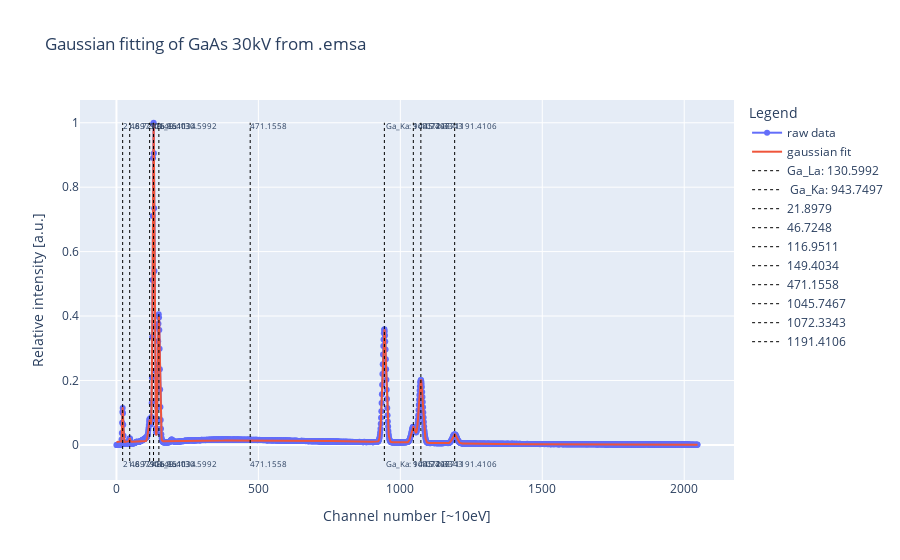

The notebook cell this image was saved under:
### Code cell
# plot using the following function, see helper_files/plotting.py

fig_fit = plotly_plot(
    s['channel'], s['intensity'], y_fit=s['intensity_fit'], vlines=s['peaks_channel'], vlines_name=s['peaks_names'],  title=f"Gaussian fitting of {s['plot_title']}",
)
# comment in the line below to add the fit of each peak as its own line
# fig_fit = plotly_plot(x=s['channel'], fig=fig_fit, fit_params=s['fit_params'])  
fig_fit.show()

### Figure 1 — Plotly figure (JSON) as saved in the notebook; plotly's stock layout.template omitted (floating-point values rounded to 4 significant figures; data arrays with more than 128 entries replaced by an {"elided": "..."} marker saying what was removed)
{"data": [{"mode": "lines+markers", "name": "raw data", "textfont": {"size": 8}, "type": "scatter", "x": {"elided": "2048 int values"}, "y": {"elided": "2048 float values"}}, {"mode": "lines", "name": "gaussian fit", "textfont": {"size": 8}, "type": "scatter", "x": {"elided": "2048 int values"}, "y": {"elided": "2048 float values"}}, {"line": {"dash": "dot", "width": 1}, "marker": {"color": "black"}, "mode": "lines+text", "name": "Ga_La: 130.5992", "text": ["Ga_La: 130.5992", "Ga_La: 130.5992"], "textfont": {"size": 8}, "textposition": "bottom right", "type": "scatter", "x": [130.6, 130.6], "y": [-0.05, 1]}, {"line": {"dash": "dot", "width": 1}, "marker": {"color": "black"}, "mode": "lines+text", "name": " Ga_Ka: 943.7497", "text": [" Ga_Ka: 943.7497", " Ga_Ka: 943.7497"], "textfont": {"size": 8}, "textposition": "bottom right", "type": "scatter", "x": [943.7, 943.7], "y": [-0.05, 1]}, {"line": {"dash": "dot", "width": 1}, "marker": {"color": "black"}, "mode": "lines+text", "name": "21.8979", "text": ["21.8979", "21.8979"], "textfont": {"size": 8}, "textposition": "bottom right", "type": "scatter", "x": [21.9, 21.9], "y": [-0.05, 1]}, {"line": {"dash": "dot", "width": 1}, "marker": {"color": "black"}, "mode": "lines+text", "name": "46.7248", "text": ["46.7248", "46.7248"], "textfont": {"size": 8}, "textposition": "bottom right", "type": "scatter", "x": [46.72, 46.72], "y": [-0.05, 1]}, {"line": {"dash": "dot", "width": 1}, "marker": {"color": "black"}, "mode": "lines+text", "name": "116.9511", "text": ["116.9511", "116.9511"], "textfont": {"size": 8}, "textposition": "bottom right", "type": "scatter", "x": [117.0, 117.0], "y": [-0.05, 1]}, {"line": {"dash": "dot", "width": 1}, "marker": {"color": "black"}, "mode": "lines+text", "name": "149.4034", "text": ["149.4034", "149.4034"], "textfont": {"size": 8}, "textposition": "bottom right", "type": "scatter", "x": [149.4, 149.4], "y": [-0.05, 1]}, {"line": {"dash": "dot", "width": 1}, "marker": {"color": "black"}, "mode": "lines+text", "name": "471.1558", "text": ["471.1558", "471.1558"], "textfont": {"size": 8}, "textposition": "bottom right", "type": "scatter", "x": [471.2, 471.2], "y": [-0.05, 1]}, {"line": {"dash": "dot", "width": 1}, "marker": {"color": "black"}, "mode": "lines+text", "name": "1045.7467", "text": ["1045.7467", "1045.7467"], "textfont": {"size": 8}, "textposition": "bottom right", "type": "scatter", "x": [1046.0, 1046.0], "y": [-0.05, 1]}, {"line": {"dash": "dot", "width": 1}, "marker": {"color": "black"}, "mode": "lines+text", "name": "1072.3343", "text": ["1072.3343", "1072.3343"], "textfont": {"size": 8}, "textposition": "bottom right", "type": "scatter", "x": [1072.0, 1072.0], "y": [-0.05, 1]}, {"line": {"dash": "dot", "width": 1}, "marker": {"color": "black"}, "mode": "lines+text", "name": "1191.4106", "text": ["1191.4106", "1191.4106"], "textfont": {"size": 8}, "textposition": "bottom right", "type": "scatter", "x": [1191.0, 1191.0], "y": [-0.05, 1]}], "layout": {"legend": {"title": {"text": "Legend"}}, "title": {"text": "Gaussian fitting of GaAs 30kV from .emsa"}, "xaxis": {"title": {"text": "Channel number [~10eV]"}}, "yaxis": {"title": {"text": "Relative intensity [a.u.]"}}}}
